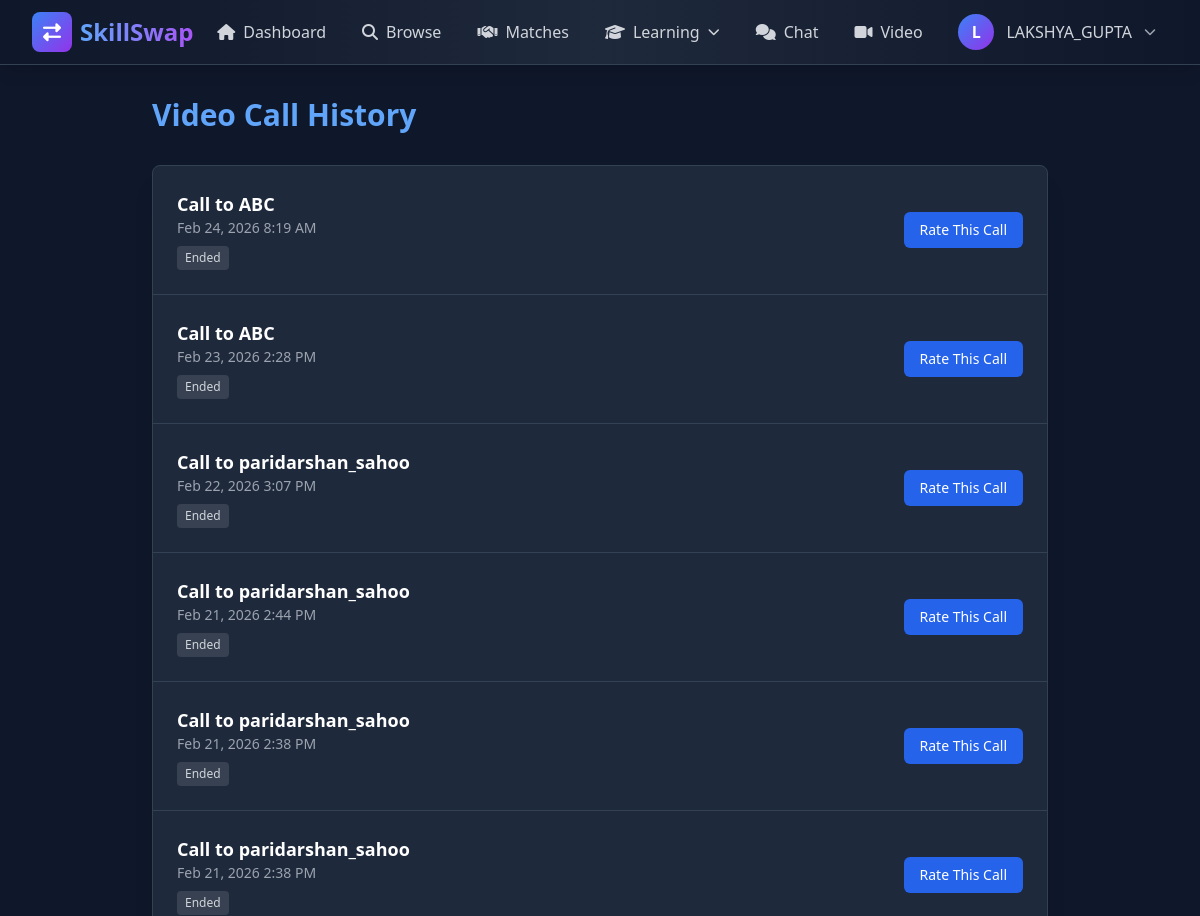
The page /video/ (signed in, upper part) on the database as committed earlier.
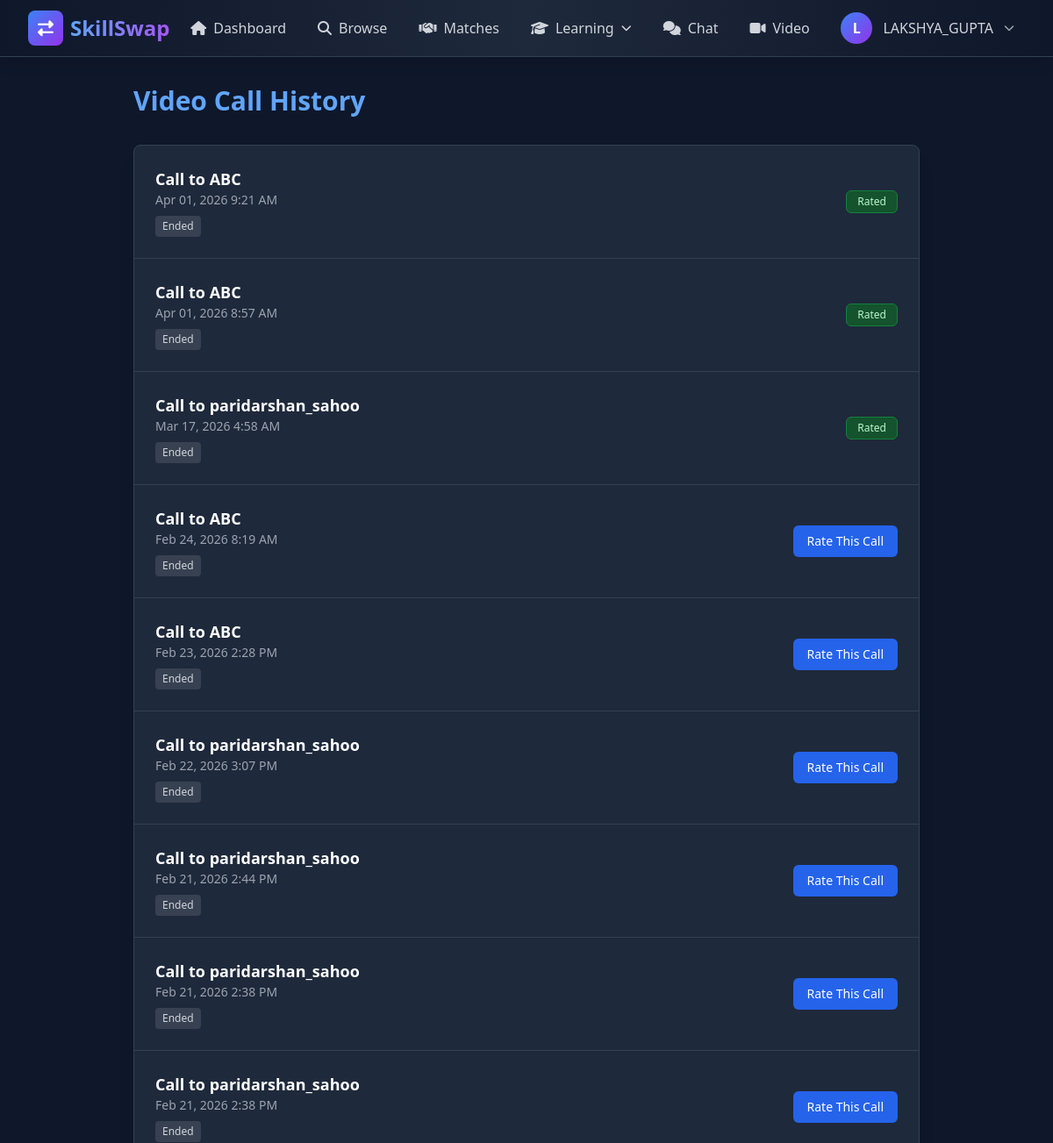
The same page on the database as committed later.
### video/models.py (models this page shows, shortened)
class VideoCall(models.Model):
    caller = models.ForeignKey(User, on_delete=models.CASCADE, related_name='calls_made')
    receiver = models.ForeignKey(User, on_delete=models.CASCADE, related_name='calls_received')
    room_id = models.CharField(max_length=255, unique=True)
    started_at = models.DateTimeField(auto_now_add=True)
    ended_at = models.DateTimeField(null=True, blank=True)
    duration = models.IntegerField(default=0, help_text='Duration in seconds')
    status = models.CharField(max_length=20, choices=(
        ('calling', 'Calling'),
        ('active', 'Active'),
        ('ended', 'Ended'),
        ('missed', 'Missed'),
    ), default='calling')
    class Meta:
        ordering = ['-started_at']

### video/views.py (the view)
# urls.py: path('', views.video_call_list, name='call_list'),
@login_required
def video_call_list(request):
    calls = VideoCall.objects.filter(
        Q(caller=request.user) | Q(receiver=request.user)
    ).order_by('-started_at')[:20]
    rated_call_ids = set(
        VideoCallRating.objects.filter(rater=request.user).values_list('call_id', flat=True)
    )
    return render(
        request,
        'video/call_list.html',
        {
            'calls': calls,
            'rated_call_ids': rated_call_ids,
        },
    )

### video/templates/video/call_list.html (shortened to what this page needs)
{% extends 'base.html' %}
{% block content %}
<div class="max-w-4xl mx-auto">
    <h1 class="text-3xl font-bold text-blue-400 mb-8">Video Call History</h1>
    <div class="bg-dark-card rounded-lg shadow-xl border border-dark-border">
        <div class="divide-y divide-dark-border">
            {% for call in calls %}
            <div class="p-6">
                <div class="flex items-center justify-between">
                    <div>
                        <h3 class="text-lg font-semibold text-white">
                            {% if call.caller == request.user %}
                                Call to {{ call.receiver.username }}
                            {% else %}
                                Call from {{ call.caller.username }}
                            {% endif %}
                        </h3>
                        <p class="text-sm text-gray-400">{{ call.started_at|date:"M d, Y g:i A" }}</p>
                        <span class="inline-block mt-2 text-xs px-2 py-1 rounded
                            {% if call.status == 'active' %}bg-green-900 text-green-200
                            {% elif call.status == 'ended' %}bg-gray-700 text-gray-300
                            {% elif call.status == 'missed' %}bg-red-900 text-red-200
                            {% else %}bg-yellow-900 text-yellow-200{% endif %}">
                            {{ call.get_status_display }}
                        </span>
                    </div>
                    <div class="flex flex-col items-end gap-2">
                        {% if call.status == 'active' %}
                        <a href="{% url 'video:video_room' call.room_id %}"
                           class="bg-green-600 hover:bg-green-700 text-white px-4 py-2 rounded-md text-sm">
                            Join Call
                        </a>
                        {% elif call.status == 'ended' %}
                            {% if call.id in rated_call_ids %}
                            <span class="bg-green-900 border border-green-700 text-green-200 px-3 py-1 rounded-md text-xs">
                                Rated
                            </span>
                            {% else %}
                            <details class="w-full">
                                <summary class="cursor-pointer list-none bg-blue-600 hover:bg-blue-700 text-white px-4 py-2 rounded-md text-sm text-center">
                                    Rate This Call
                                </summary>
                            </details>
                            {% endif %}
                        {% endif %}
                    </div>
                </div>
            </div>
            {% empty %}
            <div class="p-8 text-center text-gray-400">
                No video call history.
            </div>
            {% endfor %}
        </div>
    </div>
</div>
{% endblock %}

Rows that differ between the two databases and show on the page:
added VideoCall: receiver.username "ABC", started_at "Apr 01, 2026 9:21 AM", status "Ended", shows "Rated"
added VideoCall: receiver.username "ABC", started_at "Apr 01, 2026 8:57 AM", status "Ended", shows "Rated"
added VideoCall: receiver.username "paridarshan_sahoo", started_at "Mar 17, 2026 4:58 AM", status "Ended", shows "Rated"
